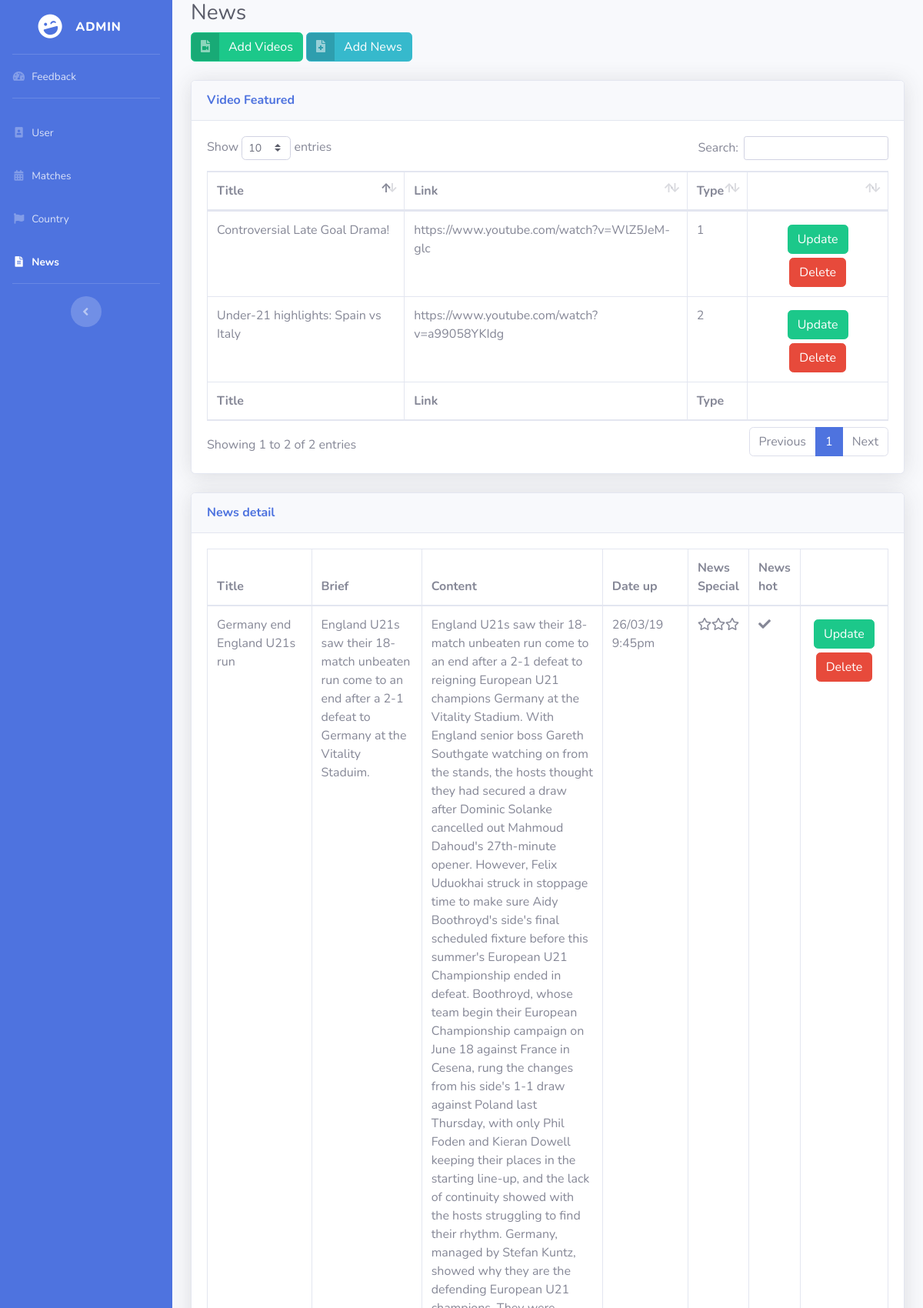
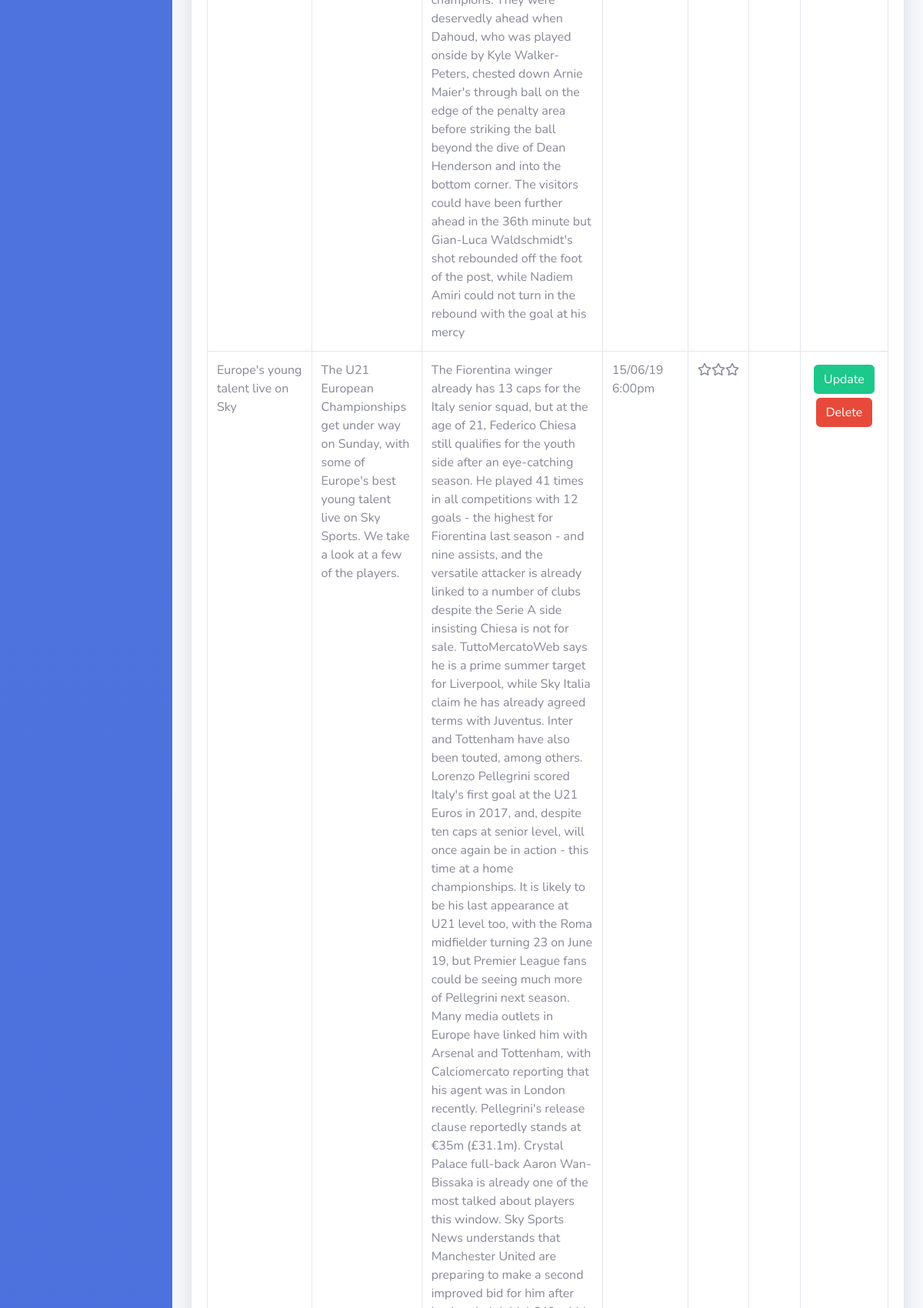
The app's page /Admin/News.php (upper part) with its own data (2 pictures, top to bottom).
### tables this page shows
CREATE TABLE `Video` (
  `ID` int(11) NOT NULL AUTO_INCREMENT,
  `NameVideo` varchar(255) DEFAULT NULL,
  `Link` varchar(255) DEFAULT NULL,
  `Type` int(11) DEFAULT NULL,
  PRIMARY KEY (`ID`)
);

CREATE TABLE `News` (
  `ID` int(11) NOT NULL AUTO_INCREMENT,
  `Title` varchar(255) DEFAULT NULL,
  `Brief` text DEFAULT NULL,
  `Content` longtext DEFAULT NULL,
  `NewsSpecial` int(1) DEFAULT NULL,
  `NewsPhoto` varchar(255) DEFAULT NULL,
  `Date up` varchar(255) DEFAULT NULL,
  `Newshot` int(1) DEFAULT NULL,
  `Like` int(11) DEFAULT 0,
  PRIMARY KEY (`ID`)
);

### Admin/News.php (the view, shortened to what this page needs)
<!DOCTYPE html>
<html lang="en">
<head>
    <link href="vendor/fontawesome-free/css/all.min.css" rel="stylesheet" type="text/css">
    <link href="css/sb-admin-2.min.css" rel="stylesheet">
    <link href="vendor/datatables/dataTables.bootstrap4.min.css" rel="stylesheet">
</head>
<body id="page-top">
    <div id="wrapper">
        <ul class="navbar-nav bg-gradient-primary sidebar sidebar-dark accordion" id="accordionSidebar">
    <a class="sidebar-brand d-flex align-items-center justify-content-center" href="index.php">
      <div class="sidebar-brand-icon rotate-n-15">
        <i class="fas fa-laugh-wink"></i>
      </div>
      <div class="sidebar-brand-text mx-3">Admin</div>
    </a>
    <hr class="sidebar-divider my-0">
    <li class="nav-item ">
      <a class="nav-link" href="index.php">
        <i class="fas fa-fw fa-tachometer-alt"></i>
        <span>Feedback</span></a>
    </li>
    <hr class="sidebar-divider">
    <li class="nav-item">
      <a class="nav-link" href="User.php">
        <i class="fas fa-fw fa-portrait"></i>
        <span>User</span></a>
    </li>
    <li class="nav-item">
      <a class="nav-link" href="Matches.php">
        <i class="fas fa-fw fa-calendar-alt"></i>
        <span>Matches</span></a>
    </li>
    <li class="nav-item">
      <a class="nav-link" href="Country.php">
        <i class="fas fa-fw fa-flag"></i>
        <span>Country</span></a>
    </li>
    <li class="nav-item active">
      <a class="nav-link" href="News.php">
        <i class="fas fa-fw fa-file-alt"></i>
        <span>News</span></a>
    </li>
    <hr class="sidebar-divider d-none d-md-block">
    <div class="text-center d-none d-md-inline">
      <button class="rounded-circle border-0" id="sidebarToggle"></button>
    </div>
  </ul>
        <div id="content-wrapper" class="d-flex flex-column">
            <div id="content">
                <div class="container-fluid">
                    <h1 class="h3 mb-2 text-gray-800">News</h1>
                    <p class="mb-4">
                    <a href="AddNews.html" class="btn btn-success btn-icon-split">
                            <span class="icon text-white-50">
                                <i class="fas fa-file-video"></i>
                            </span>
                            <span class="text">Add Videos</span>
                        </a>
                        <a href="AddNews.html" class="btn btn-info btn-icon-split">
                            <span class="icon text-white-50">
                                <i class="fas fa-file-medical"></i>
                            </span>
                            <span class="text">Add News</span>
                        </a>
                    </p>
                    <div class="card shadow mb-4">
                        <div class="card-header py-3">
                            <h6 class="m-0 font-weight-bold text-primary">Video Featured</h6>
                        </div>
                        <div class="card-body">
                            <div class="table-responsive">
                                <table class="table table-bordered" id="dataTable" width="100%" cellspacing="0">
                                    <thead>
                                        <tr>
                                            <th>Title</th>
                                            <th>Link</th>
                                            <th>Type</th>
                                            <th></th>
                                        </tr>
                                    </thead>
                                    <tfoot>
                                        <tr>
                                            <th>Title</th>
                                            <th>Link</th>
                                            <th>Type</th>
                                            <th></th>
                                        </tr>
                                    </tfoot>
                                    <tbody>
                                        <?php
                   include_once "db.php";
                   $queryvi="SELECT * FROM Video ";
                   $recordvi=mysqli_query($conn,$queryvi);
                   $resultvi=mysqli_fetch_all($recordvi);
                   foreach ($resultvi as $rowvi) {
                  ?>
                                        <tr>
                                            <td><?php echo $rowvi[1];?></td>
                                            <td><?php echo $rowvi[2];?></td>
                                            <td><?php echo $rowvi[3];?></td>
                                            <td>
                                                <center>
                                                    <a href="UpdateVideo.php?id=<?php echo $rowvi[0]?>"> <button
                                                            style="margin:5px;" type="button"
                                                            class="btn btn-success">Update</button></a>
                                                    <a href="DeleteVideo.php?id=<?php echo $rowvi[0]?>"> <button
                                                            type="button" class="btn btn-danger">Delete</button></a>
                                                </center>
                                            </td>
                                        </tr>
                                        <?php  }
                   ?>
                                    </tbody>
                                </table>
                            </div>
                        </div>
                    </div>
                    <div class="card shadow mb-4">
                        <div class="card-header py-3">
                            <h6 class="m-0 font-weight-bold text-primary">News detail</h6>
                        </div>
                        <div class="card-body">
                            <div class="table-responsive">
                                <table class="table table-bordered" id="dataTable" width="100%" cellspacing="0">
                                    <thead>
                                        <tr>
                                            <th>Title</th>
                                            <th>Brief</th>
                                            <th>Content</th>
                                            <th>Date up</th>
                                            <th>News Special</th>
                                            <th>News hot</th>
                                            <th></th>
                                        </tr>
                                    </thead>
                                    <tbody>
                                        <?php
                   include_once "db.php";
                   $queryne="SELECT * FROM News ORDER BY ID DESC";
                   $recordne=mysqli_query($conn,$queryne);
                   $resultne=mysqli_fetch_all($recordne);
                   foreach ($resultne as $rowne) {
                  ?>
                                        <tr>
                                            <td><?php echo $rowne[1];?></td>
                                            <td><?php echo $rowne[2];?></td>
                                            <td><?php echo $rowne[3];?></td>
                                            <td><?php echo $rowne[6];?></td>
                                            <td><?php  for ($i=0; $i <$rowne[4] ; $i++) {
                        echo "<i class='far fa-star'></i>";
                      } ?></td>
                                            <td><?php if($rowne[7]==1){
                       echo "<i class='fas fa-check'></i>";
                      } ?></td>
                                            <td>
                                                <center>
                                                    <a href="UpdateNews.php?id=<?php echo $rowne[0]?>"> <button
                                                            style="margin:5px;" type="button"
                                                            class="btn btn-success">Update</button></a>
                                                    <a href="DeleteNews.php?id=<?php echo $rowne[0]?>"> <button
                                                            type="button" class="btn btn-danger">Delete</button></a>
                                                </center>
                                            </td>
                                        </tr>
                                        <?php  }
                   ?>
                                    </tbody>
                                </table>
                            </div>
                        </div>
                    </div>
                </div>
            </div>
        </div>
    </div>
</body>
</html>

### records on screen
video: NameVideo "Controversial Late Goal Drama!", Link "https://www.youtube.com/watch?v=WlZ5JeM-glc", Type "1"
video: NameVideo "Under-21 highlights: Spain vs Italy", Link "https://www.youtube.com/watch?v=a99058YKIdg", Type "2"
news: Title "Germany end England U21s run", Brief "England U21s saw their 18-match unbeaten run come to an end after a 2-1 defeat to Germany at the Vitality Staduim.", Content "England U21s saw their 18-match unbeaten run come to an end after a 2-1 defeat to reigning European U21 champions Germany at the Vitality Stadium. With England senior boss Gareth Southgate watching on from the stands, the hosts thought they had secured a draw after Dominic Solanke cancelled out Mahmoud Dahoud's 27th-minute opener. However, Felix Uduokhai struck in stoppage time to make sure Aidy Boothroyd's side's final scheduled fixture before this summer's European U21 Championship ended in defeat. Boothroyd, whose team begin their European Championship campaign on June 18 against France in Cesena, rung the changes from his side's 1-1 draw against Poland last Thursday, with only Phil…", Date up "26/03/19 9:45pm", NewsSpecial 3 (drawn), Newshot 1 (drawn)
news: Title "Europe's young talent live on Sky", Brief "The U21 European Championships get under way on Sunday, with some of Europe's best young talent live on Sky Sports. We take a look at a few of the players.", Date up "15/06/19 6:00pm", NewsSpecial 3 (drawn)
